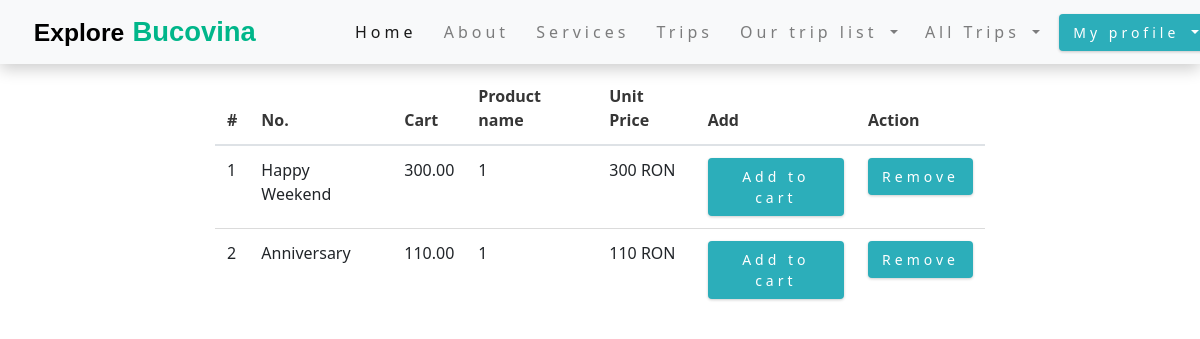
The page /orders/wish_list/ (signed in) on the database as committed earlier.
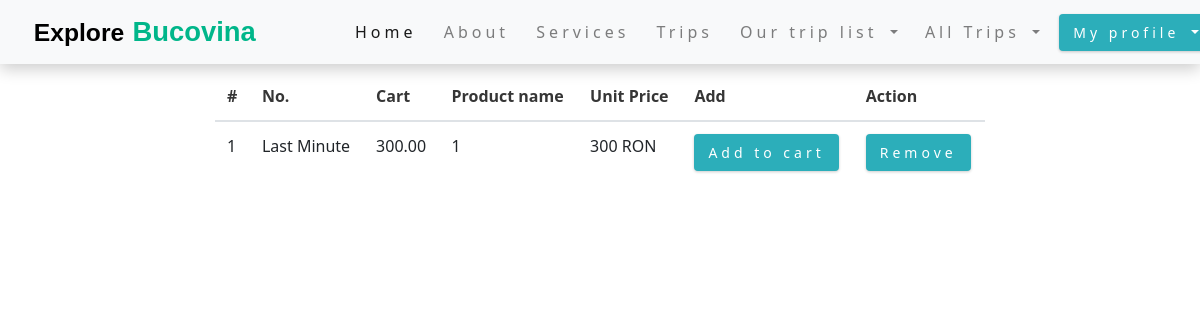
The same page on the database as committed later.
### orders/models.py (models this page shows, shortened)
class OrderCart(models.Model):
    user = models.ForeignKey(User, on_delete=models.CASCADE)
    product = models.ForeignKey(Product, on_delete=models.CASCADE)
    cart_item = models.BooleanField(default=False)
    wishlist_item = models.BooleanField(default=False)
    quantity = models.IntegerField()
    created_at = models.DateTimeField(auto_now_add=True)
    amount = models.IntegerField(null=True)

### product/models.py (models this page shows, shortened)
class Product(models.Model):
    category = models.ForeignKey(Category, on_delete=models.CASCADE, null=True)
    title = models.CharField(max_length=50)
    description = models.TextField(max_length=400)
    profile = models.ImageField(upload_to='profile/', null=True)
    price = models.DecimalField(max_digits=5, decimal_places=2)
    in_stock = models.BooleanField(default=True)
    is_active = models.BooleanField(default=True)
    created_at = models.DateTimeField(auto_now_add=True)
    updated_at = models.DateTimeField(auto_now=True)

### orders/views.py (the view)
# urls.py: path('wish_list/', views.WishListView.as_view(), name='wish-list'),
class WishListView(ListView):
    model = OrderCart
    template_name = 'orders/wish_list.html'
    context_object_name = 'wish_products'
    def get_queryset(self):
        result = (OrderCart.objects.filter(wishlist_item=1, user_id=self.request.user.id))
        return result

### online_store/context_processors.py (called while the page is built)
def get_all_categories(request):
    categories = Category.objects.all()
    return {'categories': categories}

### templates/orders/wish_list.html (shortened to what this page needs)
{% extends 'base.html' %}
{% load static %}
{% block content %}
    <div class="container-fluid content-holder">
        <br><br><br>
        <div class="row">
            <div class="col-md-8 offset-md-2">
                {% if wish_products %}
                    <table class="table">
                        <thead>
                        <tr>
                            <th>#</th>
                            <th>No.</th>
                            <th>Cart</th>
                            <th>Product name</th>
                            <th>Unit Price</th>
                            <th>Add</th>
                            <th>Action</th>
                        </tr>
                        </thead>
                        <tbody>
                        {% for wish_list in wish_products %}
                            <tr>
                                <td>{{ forloop.counter }}</td>
                                <td>{{ wish_list.product.title }}</td>
                                <td>{{ wish_list.product.price }}</td>
                                <td>{{ wish_list.quantity }}</td>
                                <td>{{ wish_list.amount }} RON</td>
                                <td><a href="{% url 'move-favorites-to-cart' wish_list.id %}"
                                       class="btn btn-outline-primary">Add to cart</a></td>
                               <td><a href="{% url 'delete-from-wishlist' wish_list.id %}"
                                      class="btn btn-outline-secondary">Remove</a></td>
                            </tr>
                        {% endfor %}
                        </tbody>
                    </table>
                {% endif %}
            </div>
        </div>
    </div>
{% endblock %}

### templates/base.html (shortened to what this page needs)
{% load static %}
<!DOCTYPE html>
<html lang="en">
<head>
    <link rel="stylesheet" href="https://cdnjs.cloudflare.com/ajax/libs/bulma/0.7.5/css/bulma.min.css"
 />
    <link rel="stylesheet" href="https://cdn.jsdelivr.net/npm/bootstrap@4.6.2/dist/css/bootstrap.min.css"
>
    <link rel="stylesheet" href="/static/css/my_style.css" />
    <link rel="stylesheet" href="/static/images" />
    <link rel="stylesheet" href="/static/java_script/my_script.js" />
      <link
      rel="stylesheet"
      href="https://cdnjs.cloudflare.com/ajax/libs/font-awesome/5.12.0/css/all.min.css"
    />
</head>
<body>
{% include 'navbar.html' %}
{% block content %} {% endblock %}
</body>
</html>

### templates/navbar.html (shortened to what this page needs)
{% load static %}
<nav class="navbar navbar-expand-lg navbar-light bg-light">
    <div class="container-fluid">
    <a href={% url 'home_page' %} class="navbar-brand">
    <img src="{% static '/images/logo_e_b.svg' %}" alt="#">
</a>
        <div class="collapse navbar-collapse" id="navbarSupportedContent">
            <ul class="navbar-nav mx-auto mb-2 mb-lg-0">
                <li class="nav-item">
                    <a class="nav-link active" aria-current="page" href="{% url 'home_page' %}">Home</a>
                </li>
                <li class="nav-item">
                    <a class="nav-link" href="#about">About</a>
                </li>
                <li class="nav-item">
                    <a class="nav-link" href="#services">Services</a>
                </li>
                <li class="nav-item">
                    <a class="nav-link" href="#tours">Trips</a>
                </li>
                {% if user.is_authenticated %}
                    <li class="nav-item dropdown">
                        <a class="nav-link dropdown-toggle" href="#" id="productDropdown" role="button"
                           data-toggle="dropdown" aria-haspopup="true" aria-expanded="false">
                            Our trip list
                        </a>
                    </li>
                    <li class="nav-item dropdown">
                        <a class="nav-link dropdown-toggle" href="#" id="allCategoriesDropdown" role="button"
                           data-toggle="dropdown" aria-haspopup="true" aria-expanded="false">
                            All Trips
                        </a>
                    </li>
                {% endif %}
            </ul>
            {% if user.is_authenticated %}
                <div class="btn-group dropstart">
                    <button type="button" class="btn btn-secondary dropdown-toggle" data-toggle="dropdown"
                            aria-haspopup="true" aria-expanded="false">
                        My profile
                    </button>
                </div>
            {% else %}
                <div>
                    <a href="{% url 'login' %}" class="btn btn-outline-success">Login</a>
                    <a href="{% url 'create-user' %}" class="btn btn-outline-success">Sign up</a>
                </div>
            {% endif %}
        </div>
    </div>
</nav>

### static/css/my_style.css (style rules this page uses)
:root { --clr-primary-1: hsl(184, 91%, 17%); --clr-primary-2: hsl(185, 84%, 25%); --clr-primary-3: hsl(185, 81%, 29%); --clr-primary-4: hsl(184, 77%, 34%); --clr-primary-5: hsl(185, 62%, 45%); --clr-primary-6: hsl(185, 57%, 50%); --clr-primary-7: hsl(184, 65%, 59%); --clr-primary-8: hsl(184, 80%, 74%); --clr-primary-9: hsl(185, 94%, 87%); --clr-primary-10: hsl(186, 100%, 94%); --clr-grey-1: hsl(209, 61%, 16%); --clr-grey-2: hsl(211, 39%, 23%); --clr-grey-3: hsl(209, 34%, 30%); --clr-grey-4: hsl(209, 28%, 39%); --clr-grey-5: hsl(210, 22%, 49%); --clr-grey-6: hsl(209, 23%, 60%); --clr-grey-7: hsl(211, 27%, 70%); --clr-grey-8: hsl(210, 31%, 80%); --clr-grey-9: hsl(212, 33%, 89%); --clr-grey-10: hsl(210, 36%, 96%); --clr-white: #fff; --ff-primary: 'Lato', sans-serif; --transition: all 0.3s linear; --spacing: 0.25rem; --radius: 0.5rem; --light-shadow: 0 5px 15px rgba(0, 0, 0, 0.1); --dark-shadow: 0 5px 15px rgba(0, 0, 0, 0.2); }
* { margin: 0; padding: 0; box-sizing: border-box; }
html { scroll-behavior: smooth; }
body { font-family: system-ui, -apple-system, BlinkMacSystemFont, 'Segoe UI', Roboto, Oxygen, Ubuntu, Cantarell, 'Open Sans', 'Helvetica Neue', sans-serif; background: var(--clr-white); line-height: 1.5; font-size: 0.875rem; }
ul { list-style-type: none; }
a { text-decoration: none; }
img:not(.nav-logo) { width: 80%; display: block; }
@media screen and (min-width: 800px) { body { font-size: 1rem; } }
.btn { text-transform: none; background: var(--clr-primary-5); color: var(--clr-white); padding: 0.375rem 0.75rem; letter-spacing: var(--spacing); display: inline-block; transition: var(--transition); font-size: 0.875rem; border: 2px solid transparent; cursor: pointer; box-shadow: 0 1px 3px rgba(0, 0, 0, 0.2); }
:not(.nav-logo) to img, .navbar { position: fixed; top: 0; left: 0; width: 100%; background: var(--clr-white); box-shadow: var(--dark-shadow); z-index: 2; height: 4rem; display: flex; align-items: center; }
.nav-link { align-self: flex-end; display: block; padding: 1rem 2rem; text-transform: none; letter-spacing: var(--spacing); transition: var(--transition); color: var(--clr-grey-8); cursor: pointer; font-size: 1rem; }
@media screen and (min-width: 992px) { .nav-link { padding: 0 0; } }
@media screen and (min-width: 992px) { .nav-link { margin-right: 0.7rem; } }

Rows that differ between the two databases and show on the page:
removed OrderCart: product "Happy Weekend", product.price "300.00", quantity "1", amount "300"
removed OrderCart: product "Anniversary", product.price "110.00", quantity "1", amount "110"
added OrderCart: product "Last Minute", product.price "300.00", quantity "1", amount "300"
